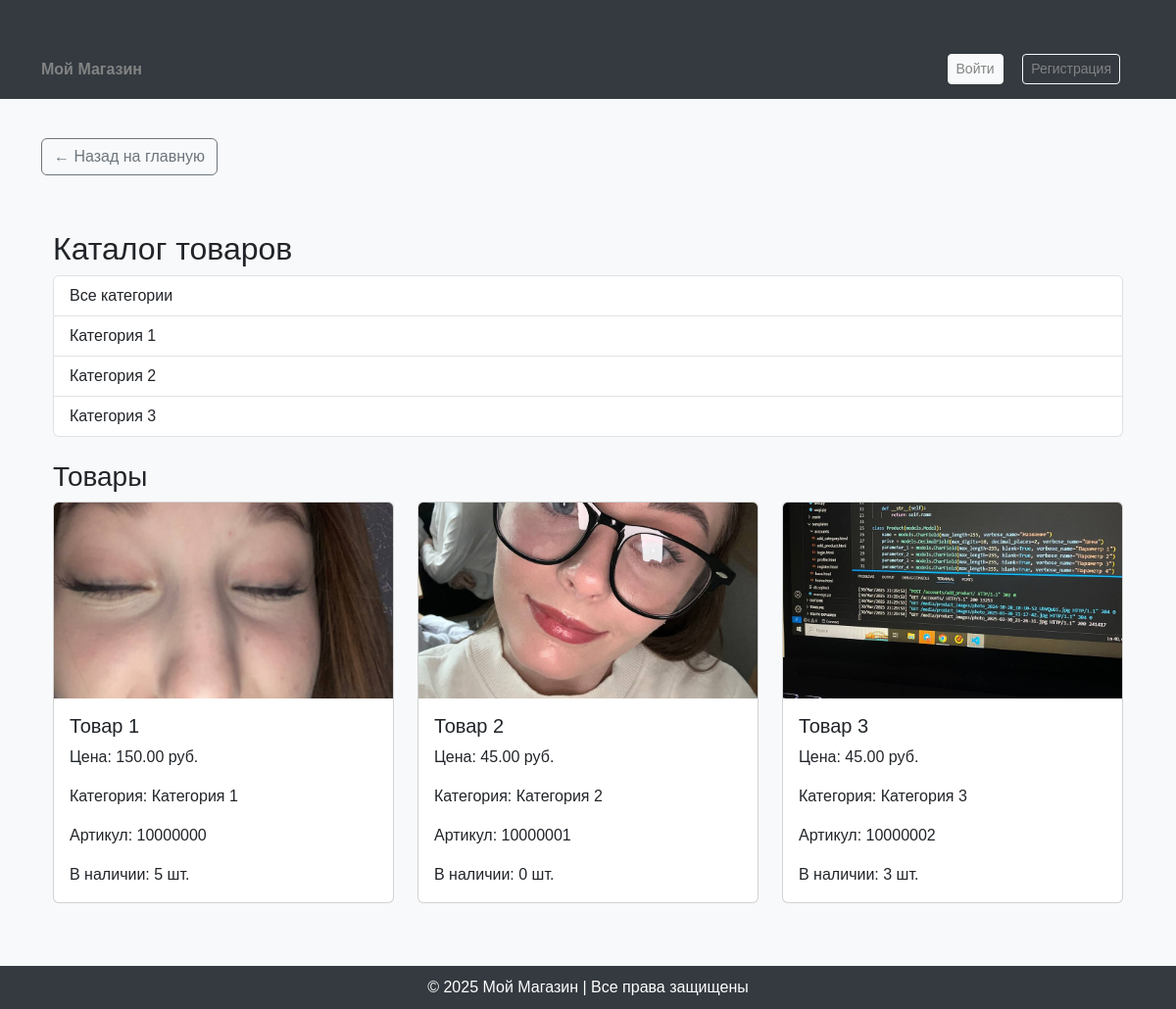
Page /accounts/catalog/ on the earlier database version.
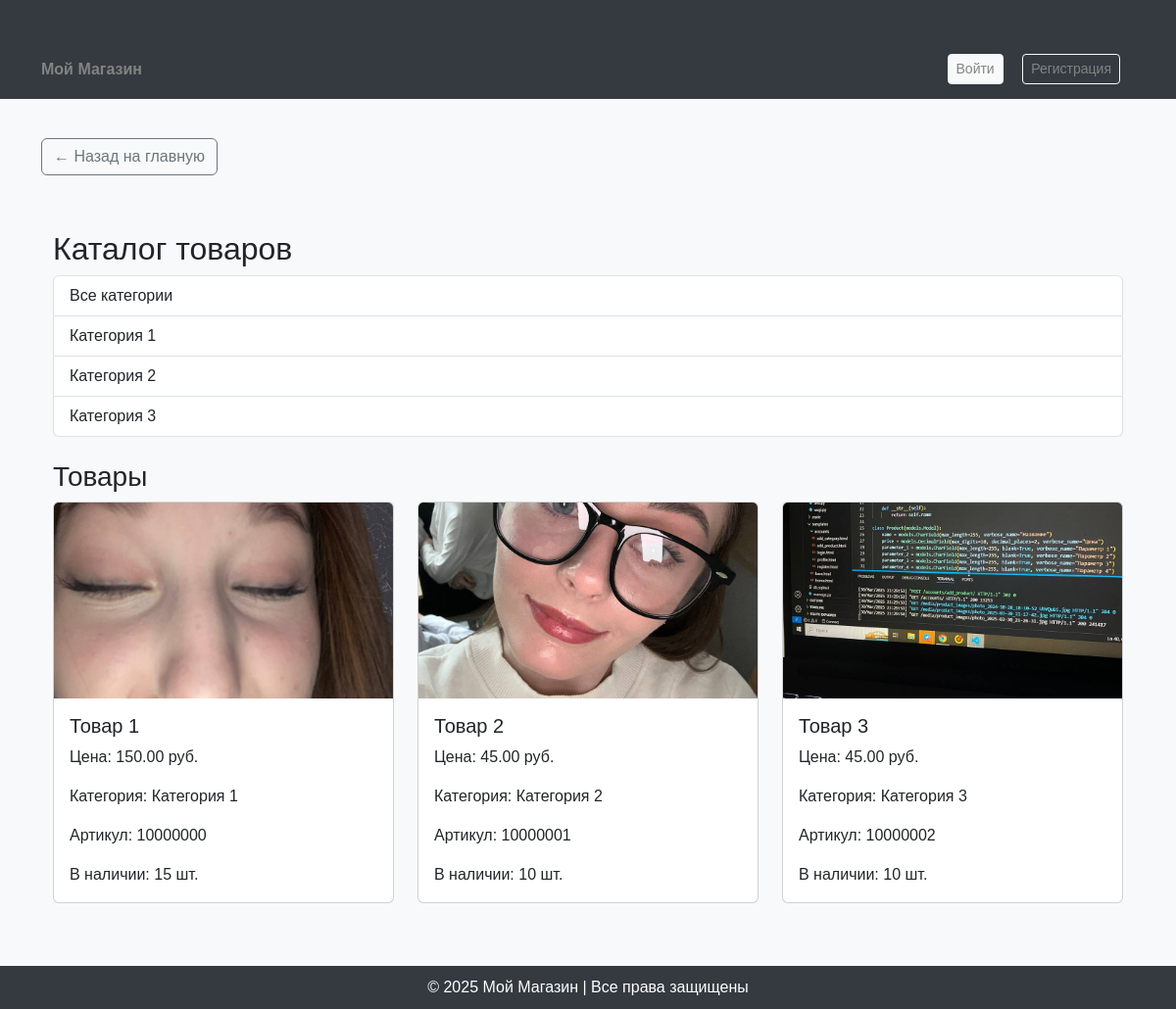
Same page on the later database version.
### accounts/models.py (models this page shows, shortened)
class Category(models.Model):
    name = models.CharField(max_length=255, unique=True, verbose_name="Название категории")

class Product(models.Model):
    name = models.CharField(max_length=255, verbose_name="Название")
    price = models.DecimalField(max_digits=10, decimal_places=2, verbose_name="Цена")
    parameter_1 = models.CharField(max_length=255, blank=True, verbose_name="Параметр 1")
    parameter_2 = models.CharField(max_length=255, blank=True, verbose_name="Параметр 2")
    parameter_3 = models.CharField(max_length=255, blank=True, verbose_name="Параметр 3")
    parameter_4 = models.CharField(max_length=255, blank=True, verbose_name="Параметр 4")
    parameter_5 = models.CharField(max_length=255, blank=True, verbose_name="Параметр 5")
    category = models.ForeignKey(Category, on_delete=models.CASCADE, verbose_name="Категория")
    sku = models.CharField(max_length=50, unique=True, verbose_name="Артикул", blank=True)
    image = models.ImageField(upload_to="product_images/", blank=True, null=True, verbose_name="Изображение")
    description = models.TextField(blank=True, null=True, verbose_name="Описание")  # Новое поле для описания
    stock_quantity = models.PositiveIntegerField(default=0, verbose_name="Количество в наличии")  # Новое поле для количества товара

### accounts/views.py (the view)
# urls.py: path('catalog/', views.catalog_view, name='catalog'),
def catalog_view(request, category_id=None):
    categories = Category.objects.all()
    if category_id:
        products = Product.objects.filter(category_id=category_id)
    else:
        products = Product.objects.all()
    return render(request, 'accounts/catalog.html', {
        'categories': categories,
        'products': products
    })

### templates/accounts/catalog.html
{% extends 'base.html' %}
{% block content %}
<a href="{% url 'home' %}" class="btn btn-outline-secondary mb-3">
    ← Назад на главную
</a>
<div class="container">
    <h2>Каталог товаров</h2>
    <div class="list-group">
        <a href="{% url 'catalog' %}" class="list-group-item list-group-item-action">Все категории</a>
        {% for category in categories %}
        <a href="{% url 'catalog_by_category' category.id %}" class="list-group-item list-group-item-action">{{ category.name }}</a>
        {% endfor %}
    </div>
    <div class="mt-4">
        <h3>Товары</h3>
        {% if products %}
        <div class="row">
            {% for product in products %}
                {% include 'includes/product_card.html' %}
            {% endfor %}
        </div>
        {% else %}
        <p class="text-center">Товары не найдены.</p>
        {% endif %}
    </div>
</div>
{% endblock %}

### templates/base.html (shortened to what this page needs)
<!DOCTYPE html>
<html lang="ru">
<head>
    <link rel="stylesheet" href="https://cdn.jsdelivr.net/npm/bootstrap@5.3.0/dist/css/bootstrap.min.css">
    <link href="https://cdn.jsdelivr.net/npm/bootstrap-icons@1.10.5/font/bootstrap-icons.css" rel="stylesheet">
</head>
<body>
    <header>
        <nav class="navbar">
            <div class="container">
                <a href="{% url 'home' %}" class="fw-bold">Мой Магазин</a>
                <div>
                    {% if user.is_authenticated %}
                    <form method="get" action="{% url 'search' %}" class="d-inline me-3">
                        <input type="text" name="q" class="form-control-sm d-inline-block"
                            placeholder="Поиск товаров..." style="width:300px; display: inline-block;">
                        <button type="submit" class="btn btn-warning btn-sm">Найти</button>
                    </form>
                    <a href="{% url 'catalog' %}" class="text-white me-3">Каталог</a>
                    {% if user.is_authenticated and not user.is_superuser %}
                    <li class="nav-item d-inline-block">
                        <a class="nav-link position-relative" href="{% url 'cart' %}">
                            <i class="bi bi-cart" style="font-size: 1.4rem; color: white;"></i>
                        </a>
                    </li>
                    <a href="{% url 'delivery' %}" class="text-white me-3" title="Доставка">
                        <i class="bi bi-truck" style="font-size: 1.4rem;"></i>
                    </a>
                    <a href="{% url 'notifications' %}" class="text-white me-3" title="Уведомления">
                        <i class="bi bi-bell" style="font-size: 1.4rem;"></i>
                    </a>
                    {% endif %}
                    <span class="text-white me-3">Привет, {{ user.username }}</span>
                    {% if user.userprofile.profile_picture %}
                    <a href="{% url 'profile' %}">
                        <img src="{{ user.userprofile.profile_picture.url }}" alt="Profile" class="profile-icon">
                    </a>
                    {% else %}
                    <a href="{% url 'profile' %}">
                        <span class="username-text">{{ user.username|slice:":1" }}</span>
                    </a>
                    {% endif %}
                    <a href="{% url 'logout' %}" class="btn btn-outline-light btn-sm">Выйти</a>
                    {% else %}
                    <a href="{% url 'login' %}" class="btn btn-light btn-sm">Войти</a>
                    <a href="{% url 'register' %}" class="btn btn-outline-light btn-sm">Регистрация</a>
                    {% endif %}
                </div>
            </div>
        </nav>
    </header>
    <main class="container">
        {% block content %}{% endblock %}
    </main>
    <footer>
        © 2025 Мой Магазин | Все права защищены
    </footer>
</body>
</html>

### templates/includes/product_card.html
<div class="col-md-4 mb-4">
    <a href="{% url 'product_detail' product.id %}" class="text-decoration-none text-dark">
        <div class="card">
            {% if product.image %}
            <img src="{{ product.image.url }}" class="card-img-top" alt="{{ product.name }}"
                 style="object-fit: cover; height: 200px;">
            {% else %}
            <img src="https://via.placeholder.com/300x200" class="card-img-top" alt="No Image Available"
                 style="object-fit: cover; height: 200px;">
            {% endif %}
            <div class="card-body">
                <h5 class="card-title">{{ product.name }}</h5>
                <p class="card-text">Цена: {{ product.price }} руб.</p>
                <p class="card-text">Категория: {{ product.category.name }}</p>
                <p class="card-text">Артикул: {{ product.sku }}</p>
                <p class="card-text">В наличии: {{ product.stock_quantity }} шт.</p>
            </div>
        </div>
    </a>
</div>

### templates/base.html (style rules this page uses)
body { background-color: #f8f9fa; font-family: 'Arial', sans-serif; }
.navbar { background-color: #343a40; padding: 15px; }
.navbar a { color: rgb(131, 131, 131); text-decoration: none; margin-right: 15px; }
.container { margin-top: 40px; }
footer { background-color: #343a40; color: white; text-align: center; padding: 10px; margin-top: 40px; }
.card { transition: transform 0.3s ease, box-shadow 0.3s ease; }

Differences in the rows shown:
changed Product "Товар 1": stock_quantity "5" → "15"
changed Product "Товар 2": stock_quantity "0" → "10"
changed Product "Товар 3": stock_quantity "3" → "10"
